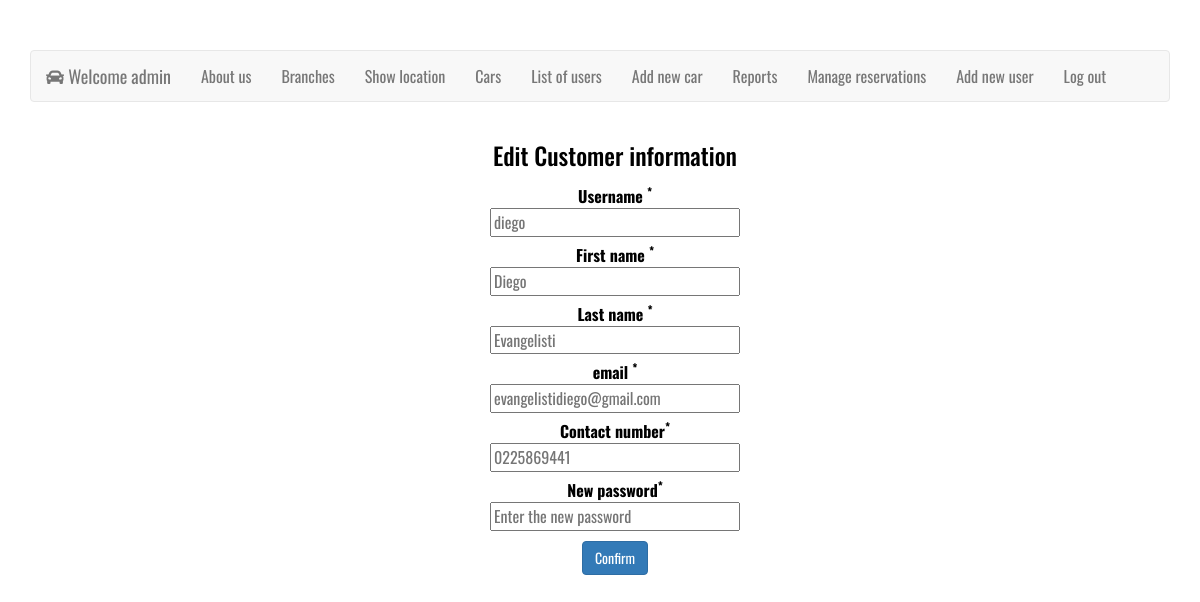
The page /edit_customer.php?id=2 (signed in) on the database its author committed.
### tables this page shows
CREATE TABLE `users` (
  `user_id` int(11) NOT NULL,
  `fname` varchar(40) NOT NULL,
  `lname` varchar(20) NOT NULL,
  `password` varchar(80) NOT NULL,
  `email` varchar(40) NOT NULL,
  `contact_number` varchar(30) DEFAULT NULL,
  `user_type_id` int(11) DEFAULT NULL,
  `username` varchar(30) DEFAULT NULL
);

### singelton.php (called while the page is built, shortened)
<?php
class singelton {
    public static function getInstance() {
        static $conn = null;
        $servername = 'localhost';
        $username = 'root';
        $password = '';
        $db = 'car-rental';
        if ($conn == null) {
            $conn = new mysqli($servername, $username, $password, $db);
        }
        return $conn;
    }
}
?>

### database.php (called while the page is built, shortened)
<?php
include_once 'singelton.php';
class database {
    private $connection;
    public function __construct() {
        $this->connection = singelton::getInstance();
    }
    public function get($table, $array) {
        $sql = "SELECT * FROM $table WHERE ";
        if ($array != null) {
            foreach ($array as $key => $value) {
                $sql .= "$key = '$value' AND ";
            }
            $sql = trim($sql, "AND ");
        } else {
            $sql = trim($sql, "WHERE ");
        }
        $data = array();
        if ($result = $this->connection->query($sql)) {
            $row_cnt = $result->num_rows;
            for ($i = 0; $i < $row_cnt; $i++) {
                $row = $result->fetch_assoc();
                $data[$i] = $row;
            }
        }
        return $data;
    }
}

### edit_customer.php (the view, shortened to what this page needs)
<?php
include 'admin.php';
?>
<!DOCTYPE html>
<html lang="en">
<head>
    <?php
include_once './partials/head.php';
?>
</head>
<body class="container" style="margin-bottom: 10px">
    <header>
        <?php
    include_once './partials/header.php';
?>
        <?php
$DB = new database();
if ($user->loggedin() && $user_type_id == 1){
    if(isset($_GET['id'])){
    $new_id = $_GET['id'];
    $result = $DB->get("users", array("user_id" => $new_id));
        if (!empty($result)) {
            foreach ($result as $value) {
                $username = $value['username'];
                $fname = $value['fname'];
                $lname = $value['lname'];
                $email = $value['email'];
                $contact_number = $value['contact_number'];
            }
        }
    }
}
?>
    </header>
    <div class="container">
        <div class="row">
            <div class="col-12" style="text-align: center">
                <h3> Edit Customer information</h3>
                <form class="form-horizontal" action="" method="POST">
                    <div class="control-group">
                        <label class="control-label" for="inputUsername1">Username <sup>*</sup></label>
                        <div class="controls">
                            <input type="text" name="username" required="required" id="input_uname"
                                placeholder="<?php echo $username; ?>">
                        </div>
                    </div>
                    <div class="control-group">
                        <label class="control-label" for="inputFname1">First name <sup>*</sup></label>
                        <div class="controls">
                            <input type="text" name="fname" required="required" id="input_fname"
                                placeholder="<?php echo $fname; ?>">
                        </div>
                    </div>
                    <div class="control-group">
                        <label class="control-label" for="inputLnam">Last name <sup>*</sup></label>
                        <div class="controls">
                            <input type="text" name="lname" required="required" id="input_lname"
                                placeholder="<?php echo $lname; ?>">
                        </div>
                    </div>
                    <div class="control-group">
                        <label class="control-label" for="input_email">email <sup>*</sup></label>
                        <div class="controls">
                            <input type="email" name="email" required="required" id="input_email"
                                placeholder="<?php echo $email; ?>">
                        </div>
                    </div>
                    <div class="control-group">
                        <label class="control-label" for="inputContactNumber">Contact number<sup>*</sup></label>
                        <div class="controls">
                            <input type="number" name="contact_number" required="required" id="input_contact_number"
                                placeholder="<?php echo $contact_number; ?>">
                        </div>
                    </div>
                    <div class="control-group">
                        <label class="control-label" for="inputNewPassword">New password<sup>*</sup></label>
                        <div class="controls">
                            <input type="text" name="new_password" required="required" id="input_new_password"
                                placeholder="Enter the new password">
                        </div>
                    </div>
                    <div class="control-group">
                        <div class="controls">
                            <button style="margin-top: 10px" type="submit" name="edit_user_data" class="btn btn-primary">Confirm</button>
                        </div>
                    </div>
                </form>
            </div>
        </div>
    </div>
</body>
</html>

### partials/head.php (style rules this page uses)
body { padding-top: 50px; background: white; font-family: 'Oswald', sans-serif; color: black; font-size: 16px; }

### edit_customer.php (style rules this page uses)
input { width: 250px; }

### rows shown on the page
users: username "diego", fname "Diego", lname "Evangelisti", email "evangelistidiego@gmail.com", contact_number "0225869441"

### other values the page prints
$_SESSION['users']['fname'] "admin"
